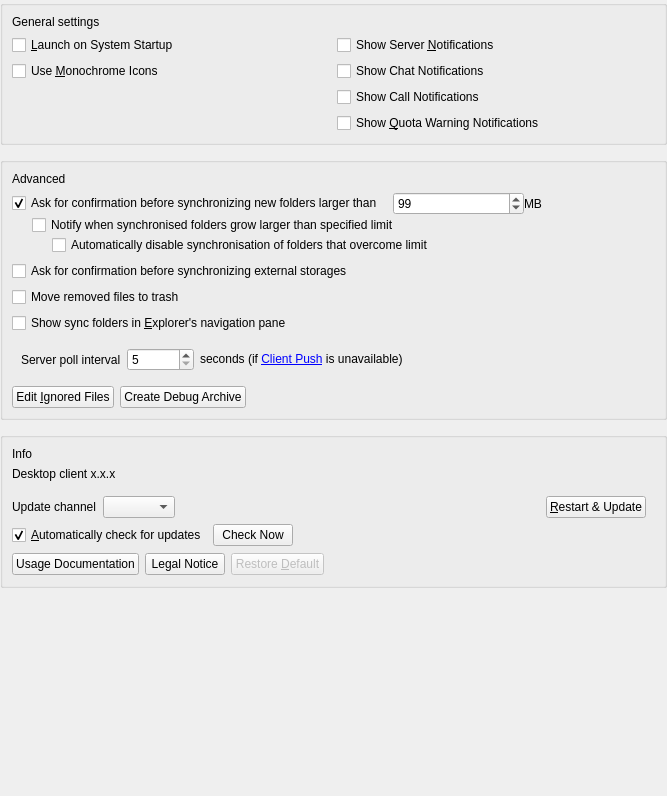
<?xml version="1.0" encoding="UTF-8"?>
<ui version="4.0">
 <class>OCC::GeneralSettings</class>
 <widget class="QWidget" name="OCC::GeneralSettings">
  <property name="geometry">
   <rect>
    <x>0</x>
    <y>0</y>
    <width>667</width>
    <height>796</height>
   </rect>
  </property>
  <property name="windowTitle">
   <string notr="true">Form</string>
  </property>
  <layout class="QGridLayout" name="gridLayout_3">
   <property name="leftMargin">
    <number>0</number>
   </property>
   <property name="topMargin">
    <number>0</number>
   </property>
   <property name="rightMargin">
    <number>0</number>
   </property>
   <property name="bottomMargin">
    <number>0</number>
   </property>
   <property name="spacing">
    <number>12</number>
   </property>
   <item row="0" column="0">
    <widget class="QGroupBox" name="generalGroupBox">
     <property name="title">
      <string/>
     </property>
     <layout class="QGridLayout" name="gridLayout_2">
      <item row="0" column="0" colspan="2">
       <widget class="QLabel" name="generalGroupBoxTitle">
        <property name="text">
         <string>General settings</string>
        </property>
       </widget>
      </item>
      <item row="1" column="0">
       <widget class="QCheckBox" name="autostartCheckBox">
        <property name="text">
         <string>&amp;Launch on System Startup</string>
        </property>
       </widget>
      </item>
      <item row="3" column="1">
       <widget class="QCheckBox" name="callNotificationsCheckBox">
        <property name="text">
         <string>Show Call Notifications</string>
        </property>
       </widget>
      </item>
      <item row="2" column="0">
       <widget class="QCheckBox" name="monoIconsCheckBox">
        <property name="toolTip">
         <string>For System Tray</string>
        </property>
        <property name="text">
         <string>Use &amp;Monochrome Icons</string>
        </property>
       </widget>
      </item>
      <item row="2" column="1">
       <widget class="QCheckBox" name="chatNotificationsCheckBox">
        <property name="text">
         <string>Show Chat Notifications</string>
        </property>
       </widget>
      </item>
      <item row="1" column="1">
       <widget class="QCheckBox" name="serverNotificationsCheckBox">
        <property name="text">
         <string>Show Server &amp;Notifications</string>
        </property>
       </widget>
      </item>
      <item row="4" column="1">
       <widget class="QCheckBox" name="quotaWarningNotificationsCheckBox">
        <property name="text">
         <string>Show &amp;Quota Warning Notifications</string>
        </property>
       </widget>
      </item>
     </layout>
    </widget>
   </item>
   <item row="1" column="0">
    <widget class="QGroupBox" name="advancedGroupBox">
     <property name="title">
      <string/>
     </property>
     <layout class="QVBoxLayout" name="verticalLayout">
      <item>
       <widget class="QLabel" name="advancedGroupBoxTitle">
        <property name="text">
         <string>Advanced</string>
        </property>
       </widget>
      </item>
      <item>
       <layout class="QVBoxLayout" name="verticalLayout_4">
        <property name="spacing">
         <number>0</number>
        </property>
        <item>
         <layout class="QHBoxLayout" name="horizontalLayout_3">
          <item>
           <widget class="QCheckBox" name="newFolderLimitCheckBox">
            <property name="text">
             <string>Ask for confirmation before synchronizing new folders larger than</string>
            </property>
            <property name="checked">
             <bool>true</bool>
            </property>
           </widget>
          </item>
          <item>
           <spacer name="horizontalSpacer">
            <property name="orientation">
             <enum>Qt::Orientation::Horizontal</enum>
            </property>
            <property name="sizeType">
             <enum>QSizePolicy::Policy::Fixed</enum>
            </property>
            <property name="sizeHint" stdset="0">
             <size>
              <width>10</width>
              <height>20</height>
             </size>
            </property>
           </spacer>
          </item>
          <item>
           <widget class="QSpinBox" name="newFolderLimitSpinBox">
            <property name="maximum">
             <number>999999</number>
            </property>
            <property name="value">
             <number>99</number>
            </property>
           </widget>
          </item>
          <item>
           <widget class="QLabel" name="label">
            <property name="text">
             <string extracomment="Trailing part of &quot;Ask confirmation before syncing folder larger than&quot; ">MB</string>
            </property>
           </widget>
          </item>
         </layout>
        </item>
        <item>
         <layout class="QHBoxLayout" name="horizontalLayout_5">
          <item>
           <spacer name="horizontalSpacer_3">
            <property name="orientation">
             <enum>Qt::Orientation::Horizontal</enum>
            </property>
            <property name="sizeType">
             <enum>QSizePolicy::Policy::Fixed</enum>
            </property>
            <property name="sizeHint" stdset="0">
             <size>
              <width>20</width>
              <height>20</height>
             </size>
            </property>
           </spacer>
          </item>
          <item>
           <widget class="QCheckBox" name="existingFolderLimitCheckBox">
            <property name="text">
             <string>Notify when synchronised folders grow larger than specified limit</string>
            </property>
           </widget>
          </item>
         </layout>
        </item>
        <item>
         <layout class="QHBoxLayout" name="horizontalLayout">
          <item>
           <spacer name="horizontalSpacer_5">
            <property name="orientation">
             <enum>Qt::Orientation::Horizontal</enum>
            </property>
            <property name="sizeType">
             <enum>QSizePolicy::Policy::Fixed</enum>
            </property>
            <property name="sizeHint" stdset="0">
             <size>
              <width>40</width>
              <height>20</height>
             </size>
            </property>
           </spacer>
          </item>
          <item>
           <widget class="QCheckBox" name="stopExistingFolderNowBigSyncCheckBox">
            <property name="text">
             <string>Automatically disable synchronisation of folders that overcome limit</string>
            </property>
           </widget>
          </item>
         </layout>
        </item>
       </layout>
      </item>
      <item>
       <layout class="QHBoxLayout" name="horizontalLayout_8">
        <item>
         <widget class="QCheckBox" name="newExternalStorage">
          <property name="text">
           <string>Ask for confirmation before synchronizing external storages</string>
          </property>
         </widget>
        </item>
       </layout>
      </item>
      <item>
       <layout class="QHBoxLayout" name="horizontalLayout_trash">
        <item>
         <widget class="QCheckBox" name="moveFilesToTrashCheckBox">
          <property name="text">
           <string>Move removed files to trash</string>
          </property>
         </widget>
        </item>
       </layout>
      </item>
      <item>
       <layout class="QHBoxLayout" name="horizontalLayout_10">
        <item>
         <widget class="QCheckBox" name="showInExplorerNavigationPaneCheckBox">
          <property name="text">
           <string>Show sync folders in &amp;Explorer's navigation pane</string>
          </property>
         </widget>
        </item>
       </layout>
      </item>
      <item>
       <widget class="QWidget" name="horizontalLayoutWidget_remotePollInterval">
        <layout class="QHBoxLayout" name="horizontalLayout_remotePollInterval">
         <item>
          <widget class="QLabel" name="remotePollIntervalLabel">
           <property name="text">
            <string>Server poll interval</string>
           </property>
          </widget>
         </item>
         <item>
          <widget class="QSpinBox" name="remotePollIntervalSpinBox">
           <property name="minimum">
            <number>5</number>
           </property>
           <property name="maximum">
            <number>999999</number>
           </property>
           <property name="singleStep">
            <number>1</number>
           </property>
          </widget>
         </item>
         <item>
          <widget class="QLabel" name="labelInterval">
           <property name="text">
            <string>seconds (if &lt;a href=&quot;https://github.com/nextcloud/notify_push&quot;&gt;Client Push&lt;/a&gt; is unavailable)</string>
           </property>
           <property name="textFormat">
            <enum>Qt::TextFormat::RichText</enum>
           </property>
           <property name="openExternalLinks">
            <bool>true</bool>
           </property>
           <property name="textInteractionFlags">
            <set>Qt::TextInteractionFlag::LinksAccessibleByKeyboard|Qt::TextInteractionFlag::LinksAccessibleByMouse</set>
           </property>
          </widget>
         </item>
         <item>
          <spacer name="horizontalSpacer_remotePollInterval">
           <property name="orientation">
            <enum>Qt::Orientation::Horizontal</enum>
           </property>
           <property name="sizeHint" stdset="0">
            <size>
             <width>40</width>
             <height>20</height>
            </size>
           </property>
          </spacer>
         </item>
        </layout>
       </widget>
      </item>
      <item>
       <layout class="QHBoxLayout" name="horizontalLayout_4">
        <item>
         <widget class="QPushButton" name="ignoredFilesButton">
          <property name="text">
           <string>Edit &amp;Ignored Files</string>
          </property>
         </widget>
        </item>
        <item>
         <widget class="QPushButton" name="debugArchiveButton">
          <property name="text">
           <string>Create Debug Archive</string>
          </property>
         </widget>
        </item>
        <item>
         <spacer name="horizontalSpacer_4">
          <property name="orientation">
           <enum>Qt::Orientation::Horizontal</enum>
          </property>
          <property name="sizeHint" stdset="0">
           <size>
            <width>555</width>
            <height>20</height>
           </size>
          </property>
         </spacer>
        </item>
       </layout>
      </item>
     </layout>
    </widget>
   </item>
   <item row="2" column="0">
    <widget class="QGroupBox" name="aboutAndUpdatesGroupBox">
     <property name="title">
      <string/>
     </property>
     <layout class="QVBoxLayout" name="verticalLayout_3">
      <item>
       <widget class="QLabel" name="aboutAndUpdatesGroupBoxTitle">
        <property name="text">
         <string>Info</string>
        </property>
       </widget>
      </item>
      <property name="bottomMargin">
       <number>10</number>
      </property>
      <item>
       <widget class="QLabel" name="infoAndUpdatesLabel">
        <property name="sizePolicy">
         <sizepolicy hsizetype="Preferred" vsizetype="Minimum">
          <horstretch>0</horstretch>
          <verstretch>0</verstretch>
         </sizepolicy>
        </property>
        <property name="text">
         <string>Desktop client x.x.x</string>
        </property>
       </widget>
      </item>
      <item>
       <widget class="QFrame" name="updatesContainer">
        <layout class="QVBoxLayout" name="updatesLayout">
         <property name="leftMargin">
          <number>0</number>
         </property>
         <property name="bottomMargin">
          <number>1</number>
         </property>
         <item>
          <layout class="QHBoxLayout" name="updatesLayout_1">
           <item>
            <widget class="QLabel" name="updateChannelLabel">
             <property name="sizePolicy">
              <sizepolicy hsizetype="Maximum" vsizetype="Preferred">
               <horstretch>0</horstretch>
               <verstretch>0</verstretch>
              </sizepolicy>
             </property>
             <property name="text">
              <string>Update channel</string>
             </property>
            </widget>
           </item>
           <item>
            <widget class="QComboBox" name="updateChannel">
             <property name="sizePolicy">
              <sizepolicy hsizetype="Maximum" vsizetype="Fixed">
               <horstretch>0</horstretch>
               <verstretch>0</verstretch>
              </sizepolicy>
             </property>
            </widget>
           </item>
           <item>
            <widget class="QLabel" name="updateStateLabel">
             <property name="text">
              <string/>
             </property>
             <property name="wordWrap">
              <bool>true</bool>
             </property>
             <property name="openExternalLinks">
              <bool>true</bool>
             </property>
            </widget>
           </item>
           <item>
            <widget class="QPushButton" name="restartButton">
             <property name="sizePolicy">
              <sizepolicy hsizetype="Maximum" vsizetype="Fixed">
               <horstretch>0</horstretch>
               <verstretch>0</verstretch>
              </sizepolicy>
             </property>
             <property name="text">
              <string>&amp;Restart &amp;&amp; Update</string>
             </property>
            </widget>
           </item>
          </layout>
         </item>
         <item>
          <layout class="QHBoxLayout" name="updatesLayout_2">
           <item>
            <widget class="QCheckBox" name="autoCheckForUpdatesCheckBox">
             <property name="sizePolicy">
              <sizepolicy hsizetype="Minimum" vsizetype="Fixed">
               <horstretch>0</horstretch>
               <verstretch>0</verstretch>
              </sizepolicy>
             </property>
             <property name="text">
              <string>&amp;Automatically check for updates</string>
             </property>
             <property name="checked">
              <bool>true</bool>
             </property>
            </widget>
           </item>
           <item>
            <widget class="QPushButton" name="updateButton">
             <property name="sizePolicy">
              <sizepolicy hsizetype="Maximum" vsizetype="Fixed">
               <horstretch>0</horstretch>
               <verstretch>0</verstretch>
              </sizepolicy>
             </property>
             <property name="text">
              <string>Check Now</string>
             </property>
            </widget>
           </item>
           <item>
            <spacer name="horizontalSpacer_6">
             <property name="orientation">
              <enum>Qt::Orientation::Horizontal</enum>
             </property>
             <property name="sizeHint" stdset="0">
              <size>
               <width>40</width>
               <height>20</height>
              </size>
             </property>
            </spacer>
           </item>
          </layout>
         </item>
        </layout>
       </widget>
      </item>
      <item>
       <layout class="QHBoxLayout" name="infoContainer">
        <item>
         <widget class="QPushButton" name="usageDocumentationButton">
          <property name="text">
           <string>Usage Documentation</string>
          </property>
         </widget>
        </item>
        <item>
         <widget class="QPushButton" name="legalNoticeButton">
          <property name="text">
           <string>Legal Notice</string>
          </property>
         </widget>
        </item>
        <item>
         <widget class="QPushButton" name="restoreUpdateChannelButton">
          <property name="enabled">
           <bool>false</bool>
          </property>
          <property name="text">
           <string>Restore &amp;Default</string>
          </property>
         </widget>
        </item>
        <item>
         <spacer name="horizontalSpacer_2">
          <property name="orientation">
           <enum>Qt::Orientation::Horizontal</enum>
          </property>
          <property name="sizeHint" stdset="0">
           <size>
            <width>40</width>
            <height>20</height>
           </size>
          </property>
         </spacer>
        </item>
       </layout>
      </item>
     </layout>
    </widget>
   </item>
   <item row="4" column="0">
    <spacer name="verticalSpacer">
     <property name="orientation">
      <enum>Qt::Orientation::Vertical</enum>
     </property>
     <property name="sizeHint" stdset="0">
      <size>
       <width>20</width>
       <height>0</height>
      </size>
     </property>
    </spacer>
   </item>
  </layout>
 </widget>
 <tabstops>
  <tabstop>autostartCheckBox</tabstop>
  <tabstop>serverNotificationsCheckBox</tabstop>
  <tabstop>ignoredFilesButton</tabstop>
  <tabstop>newFolderLimitCheckBox</tabstop>
  <tabstop>newFolderLimitSpinBox</tabstop>
  <tabstop>restartButton</tabstop>
 </tabstops>
 <resources/>
 <connections>
  <connection>
   <sender>newFolderLimitCheckBox</sender>
   <signal>toggled(bool)</signal>
   <receiver>newFolderLimitSpinBox</receiver>
   <slot>setEnabled(bool)</slot>
   <hints>
    <hint type="sourcelabel">
     <x>247</x>
     <y>188</y>
    </hint>
    <hint type="destinationlabel">
     <x>497</x>
     <y>190</y>
    </hint>
   </hints>
  </connection>
 </connections>
</ui>
